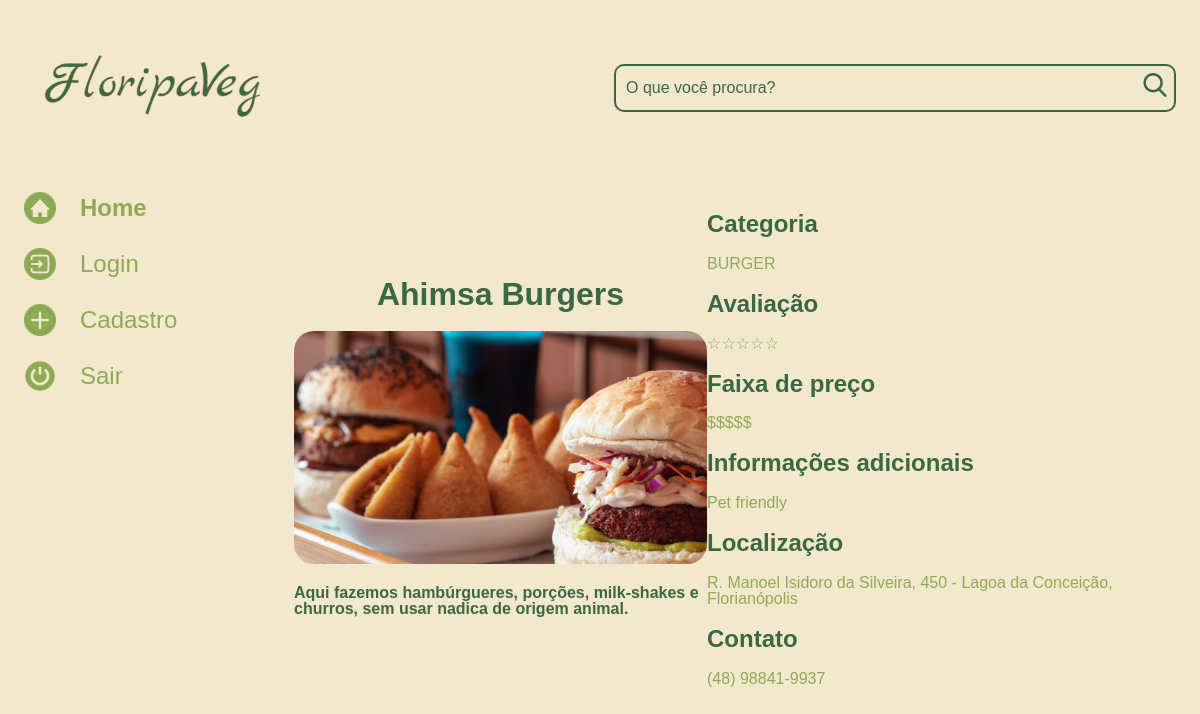
Page /detalhes/1 on the committed database.
### restaurantes/models.py (models this page shows, shortened)
class Restaurante(models.Model):
    OPCOES_CATEGORIA = [
        ("SELF SERVICE", "Self service"),
        ("BURGER", "Burger"),
        ("SUSHI", "Sushi"),
    ]
    nome = models.CharField(max_length=100, null=False, blank=False)
    descricao = models.TextField(null=False, blank=False)
    categoria = models.CharField(max_length=100, choices=OPCOES_CATEGORIA, default='')
    faixa_preco = models.CharField(max_length=100, null=True, blank=True)
    nota = models.CharField(max_length=10, blank=False, null=False)
    informacoes_adicionais = models.CharField(max_length=150, null=True, blank=True, default='')
    horario_funcionamento = models.CharField(max_length=150, null=True, blank=True)
    localizacao = models.CharField(max_length=150, null=False, blank=False)
    contato = models.CharField(max_length=150, null=True, blank=True)
    foto = models.ImageField(upload_to="fotos/", blank=True)

### restaurantes/views.py (the view)
# urls.py: path('detalhes/<int:rest_id>', detalhes, name='detalhes'),
def detalhes(request, rest_id):
    restaurante = get_object_or_404(Restaurante, pk=rest_id)
    return render(request, 'restaurantes/detalhes.html', {'restaurante': restaurante})

### templates/restaurantes/detalhes.html
{% extends 'restaurantes/base.html' %}
{% load static %}
{% block content %}
            <section class="detalhes">
                <div class="detalhes__apresentacao">
                    <h1 class="detalhes__apresentacao__titulo">{{ restaurante.nome }}</h1>
                    {% if restaurante.foto == "" or restaurante.foto == null %}
                    <img class="imagem__imagem" src="{% static '/assets/imagens/galeria/carina-nebula.png' %}">
                    {% else %}
                    <img class="imagem__imagem" src="{{ restaurante.foto.url }}">
                    {% endif %}
                    <p class="detalhes__apresentacao__descricao">{{ restaurante.descricao }}</p>
                </div>
                <div class="detalhes__caracteristicas">
                    <h2 class="detalhes__caracteristicas__titulo" >Categoria</h2>
                    <p class="detalhes__caracteristicas__conteudo">{{ restaurante.categoria }}</p>
                    <h2 class="detalhes__caracteristicas__titulo">Avaliação</h2>
                    <p class="detalhes__caracteristicas__conteudo">{{ restaurante.nota }}</p>
                    <h2 class="detalhes__caracteristicas__titulo">Faixa de preço</h2>
                    <p class="detalhes__caracteristicas__conteudo">{{ restaurante.faixa_preco }}</p>
                    <h2 class="detalhes__caracteristicas__titulo">Informações adicionais</h2>
                    <p class="detalhes__caracteristicas__conteudo">{{ restaurante.informacoes_adicionais }}</p>
                    <h2 class="detalhes__caracteristicas__titulo">Localização</h2>
                    <p class="detalhes__caracteristicas__conteudo">{{ restaurante.localizacao }}</p>
                    <h2 class="detalhes__caracteristicas__titulo">Contato</h2>
                    <p class="detalhes__caracteristicas__conteudo">{{ restaurante.contato }}</p>
                </div>
            </section>
        </main>
    </div>
{% endblock %}

### setup/static/styles/style.css (style rules this page uses)
html, body, div, span, applet, object, iframe, h1, h2, h3, h4, h5, h6, p, blockquote, pre, a, abbr, acronym, address, big, cite, code, del, dfn, em, img, ins, kbd, q, s, samp, small, strike, strong, sub, sup, tt, var, b, u, i, center, dl, dt, dd, ol, ul, li, fieldset, form, label, legend, table, caption, tbody, tfoot, thead, tr, th, td, article, aside, canvas, details, embed, figure, figcaption, footer, header, hgroup, menu, nav, output, ruby, section, summary, time, mark, audio, video { margin: 0; padding: 0; border: 0; font-size: 100%; font: inherit; vertical-align: baseline; }
body { line-height: 1; font-family: 'Space Grotesk', sans-serif; min-height: 100vh; background: #F2E8CD; background-repeat: no-repeat; background-position: center; background-size: cover; }
.imagem__imagem { width: 100%; border-radius: 20px; }
.detalhes { display: flex; flex-direction: row; align-items: center; justify-content: space-between; }
.detalhes__apresentacao { display: flex; flex-direction: column; align-items: center; width: 50%; flex-wrap: wrap; }
.detalhes__caracteristicas__titulo { color: #3B6744; display: block; font-size: 1.5em; margin-top: 0.83em; margin-bottom: 0.83em; margin-left: 0; margin-right: 0; font-weight: bold; }
.detalhes__caracteristicas__conteudo { color: #8FAA54; display: block; margin-top: 1em; margin-bottom: 1em; margin-left: 0; margin-right: 0; }
.detalhes__apresentacao__titulo { color: #3B6744; display: block; font-size: 2em; margin-top: 0.67em; margin-bottom: 0.67em; margin-left: 0; margin-right: 0; font-weight: bold; }
.detalhes__apresentacao__descricao { color: #3B6744; display: block; margin-top: 1.33em; margin-bottom: 1.33em; margin-left: 0; margin-right: 0; font-weight: bold; }

### rows in the picture
Restaurante: nome "Ahimsa Burgers", foto (picture), descricao "Aqui fazemos hambúrgueres, porções, milk-shakes e churros, sem usar nadica de origem animal.", categoria "BURGER", nota "☆☆☆☆☆", faixa_preco "$$$$$", informacoes_adicionais "Pet friendly", localizacao "R. Manoel Isidoro da Silveira, 450 - Lagoa da Conceição, Florianópolis", contato "(48) 98841-9937"
